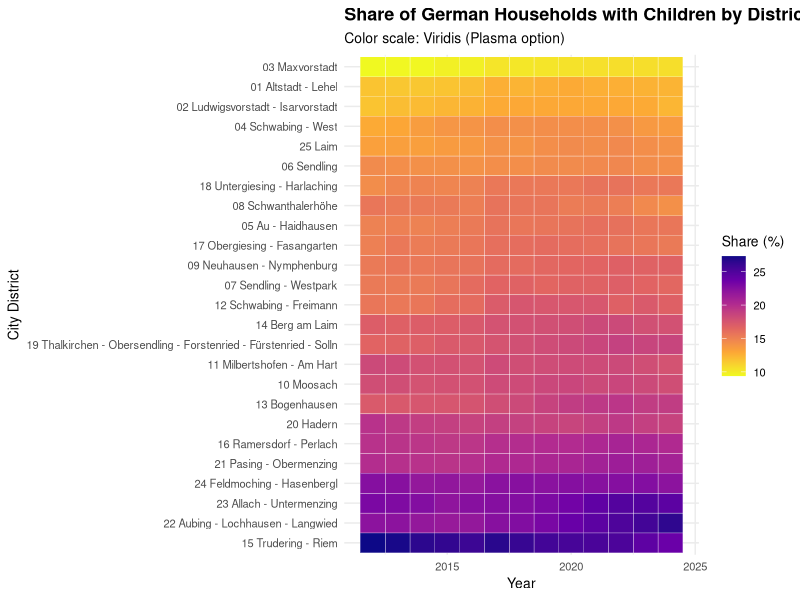

This figure's R source:
library(ggplot2)
library(dplyr)
library(readxl)
library(viridis)

data <- read_excel("data/raw/export_be.xlsx", sheet = 2)

# Filter for households with children (total), excluding Munich city
df_trend <- data %>%
  filter(
    Indikator == "Haushalte mit Kindern",
    Ausprägung == "insgesamt",
    Raumbezug != "Stadt München"
  ) %>%
  mutate(
    Indikatorwert = as.numeric(gsub(",", ".", as.character(Indikatorwert)))
  )

# Plot: Heatmap of share of households with children by district and year
ggplot(df_trend, aes(
  x = Jahr,
  y = reorder(Raumbezug, -Indikatorwert),
  fill = Indikatorwert
)) +
  geom_tile(color = "white") +
  scale_fill_viridis_c(
    option = "plasma",
    direction = -1,
    name = "Share (%)"
  ) +
  labs(
    title = "Share of German Households with Children by District and Year",
    subtitle = "Color scale: Viridis (Plasma option)",
    x = "Year",
    y = "City District"
  ) +
  theme_minimal(base_size = 11) +  # smaller base font
  theme(
    plot.title = element_text(face = "bold", size = 13),
    plot.subtitle = element_text(size = 10),
    axis.text = element_text(size = 8),
    axis.title = element_text(size = 10),
    legend.title = element_text(size = 10),
    legend.text = element_text(size = 8)
  )

